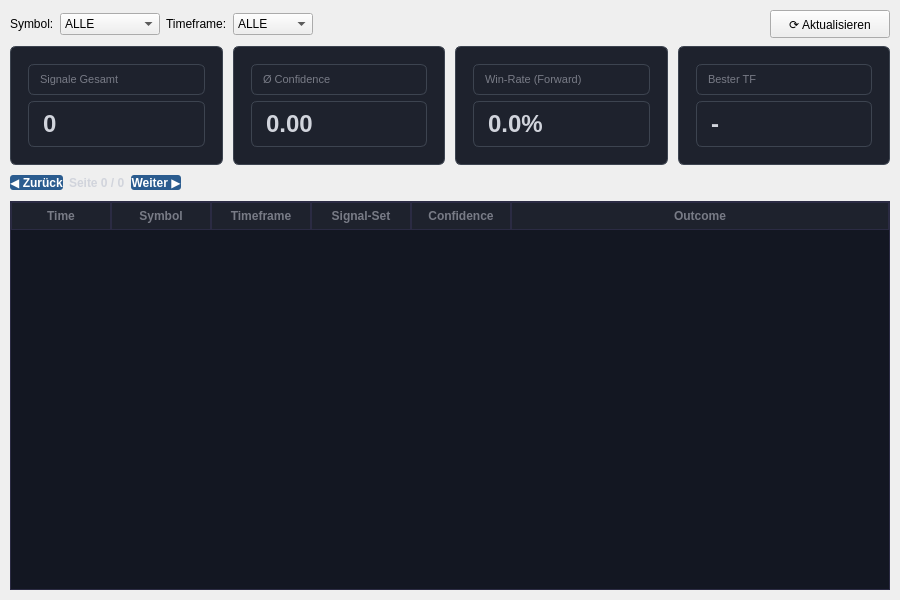
<?xml version="1.0" encoding="UTF-8"?>
<ui version="4.0">
 <class>StatisticsWindow</class>
 <widget class="QMainWindow" name="StatisticsWindow">
  <property name="geometry">
   <rect>
    <x>0</x>
    <y>0</y>
    <width>900</width>
    <height>600</height>
   </rect>
  </property>
  <property name="windowTitle">
   <string>PyTrader - Signal-Statistik</string>
  </property>
  <widget class="QWidget" name="centralwidget">
   <layout class="QVBoxLayout" name="verticalLayout_main">
    <property name="spacing">
     <number>8</number>
    </property>
    <property name="leftMargin">
     <number>10</number>
    </property>
    <property name="topMargin">
     <number>10</number>
    </property>
    <property name="rightMargin">
     <number>10</number>
    </property>
    <property name="bottomMargin">
     <number>10</number>
    </property>
    <item>
     <layout class="QHBoxLayout" name="horizontalLayout_filter">
      <property name="spacing">
       <number>6</number>
      </property>
      <item>
       <widget class="QLabel" name="label_symbol">
        <property name="text">
         <string>Symbol:</string>
        </property>
       </widget>
      </item>
      <item>
       <widget class="QComboBox" name="combo_symbol_filter">
        <property name="minimumSize">
         <size>
          <width>100</width>
          <height>0</height>
         </size>
        </property>
        <item>
         <property name="text">
          <string>ALLE</string>
         </property>
        </item>
        <item>
         <property name="text">
          <string>SILVER</string>
         </property>
        </item>
        <item>
         <property name="text">
          <string>GOLD</string>
         </property>
        </item>
        <item>
         <property name="text">
          <string>BTCUSD</string>
         </property>
        </item>
       </widget>
      </item>
      <item>
       <widget class="QLabel" name="label_timeframe">
        <property name="text">
         <string>Timeframe:</string>
        </property>
       </widget>
      </item>
      <item>
       <widget class="QComboBox" name="combo_tf_filter">
        <property name="minimumSize">
         <size>
          <width>80</width>
          <height>0</height>
         </size>
        </property>
        <item>
         <property name="text">
          <string>ALLE</string>
         </property>
        </item>
        <item>
         <property name="text">
          <string>M1</string>
         </property>
        </item>
        <item>
         <property name="text">
          <string>M5</string>
         </property>
        </item>
        <item>
         <property name="text">
          <string>M15</string>
         </property>
        </item>
        <item>
         <property name="text">
          <string>M30</string>
         </property>
        </item>
        <item>
         <property name="text">
          <string>H1</string>
         </property>
        </item>
        <item>
         <property name="text">
          <string>H4</string>
         </property>
        </item>
        <item>
         <property name="text">
          <string>D1</string>
         </property>
        </item>
        <item>
         <property name="text">
          <string>W1</string>
         </property>
        </item>
        <item>
         <property name="text">
          <string>MN1</string>
         </property>
        </item>
       </widget>
      </item>
      <item>
       <spacer name="horizontalSpacer_filter">
        <property name="orientation">
         <enum>Qt::Orientation::Horizontal</enum>
        </property>
        <property name="sizeHint" stdset="0">
         <size>
          <width>40</width>
          <height>20</height>
         </size>
        </property>
       </spacer>
      </item>
      <item>
       <widget class="QPushButton" name="btn_refresh_stats">
        <property name="minimumSize">
         <size>
          <width>120</width>
          <height>28</height>
         </size>
        </property>
        <property name="text">
         <string>⟳ Aktualisieren</string>
        </property>
       </widget>
      </item>
     </layout>
    </item>
    <item>
     <layout class="QHBoxLayout" name="horizontalLayout_cards">
      <property name="spacing">
       <number>10</number>
      </property>
      <item>
       <widget class="QFrame" name="card_total_signals">
        <property name="styleSheet">
         <string>QFrame { background-color: #1e222d; border: 1px solid #3d4450; border-radius: 6px; padding: 8px; }</string>
        </property>
        <property name="frameShape">
         <enum>QFrame::Shape::StyledPanel</enum>
        </property>
        <layout class="QVBoxLayout" name="verticalLayout_card1">
         <item>
          <widget class="QLabel" name="label_total_signals_title">
           <property name="styleSheet">
            <string>color: #787b86; font-size: 11px;</string>
           </property>
           <property name="text">
            <string>Signale Gesamt</string>
           </property>
          </widget>
         </item>
         <item>
          <widget class="QLabel" name="label_total_signals">
           <property name="styleSheet">
            <string>color: #d1d4dc; font-size: 24px; font-weight: bold;</string>
           </property>
           <property name="text">
            <string>0</string>
           </property>
          </widget>
         </item>
        </layout>
       </widget>
      </item>
      <item>
       <widget class="QFrame" name="card_avg_confidence">
        <property name="styleSheet">
         <string>QFrame { background-color: #1e222d; border: 1px solid #3d4450; border-radius: 6px; padding: 8px; }</string>
        </property>
        <property name="frameShape">
         <enum>QFrame::Shape::StyledPanel</enum>
        </property>
        <layout class="QVBoxLayout" name="verticalLayout_card2">
         <item>
          <widget class="QLabel" name="label_avg_confidence_title">
           <property name="styleSheet">
            <string>color: #787b86; font-size: 11px;</string>
           </property>
           <property name="text">
            <string>Ø Confidence</string>
           </property>
          </widget>
         </item>
         <item>
          <widget class="QLabel" name="label_avg_confidence">
           <property name="styleSheet">
            <string>color: #d1d4dc; font-size: 24px; font-weight: bold;</string>
           </property>
           <property name="text">
            <string>0.00</string>
           </property>
          </widget>
         </item>
        </layout>
       </widget>
      </item>
      <item>
       <widget class="QFrame" name="card_win_rate">
        <property name="styleSheet">
         <string>QFrame { background-color: #1e222d; border: 1px solid #3d4450; border-radius: 6px; padding: 8px; }</string>
        </property>
        <property name="frameShape">
         <enum>QFrame::Shape::StyledPanel</enum>
        </property>
        <layout class="QVBoxLayout" name="verticalLayout_card3">
         <item>
          <widget class="QLabel" name="label_win_rate_title">
           <property name="styleSheet">
            <string>color: #787b86; font-size: 11px;</string>
           </property>
           <property name="text">
            <string>Win-Rate (Forward)</string>
           </property>
          </widget>
         </item>
         <item>
          <widget class="QLabel" name="label_win_rate">
           <property name="styleSheet">
            <string>color: #d1d4dc; font-size: 24px; font-weight: bold;</string>
           </property>
           <property name="text">
            <string>0.0%</string>
           </property>
          </widget>
         </item>
        </layout>
       </widget>
      </item>
      <item>
       <widget class="QFrame" name="card_best_tf">
        <property name="styleSheet">
         <string>QFrame { background-color: #1e222d; border: 1px solid #3d4450; border-radius: 6px; padding: 8px; }</string>
        </property>
        <property name="frameShape">
         <enum>QFrame::Shape::StyledPanel</enum>
        </property>
        <layout class="QVBoxLayout" name="verticalLayout_card4">
         <item>
          <widget class="QLabel" name="label_best_tf_title">
           <property name="styleSheet">
            <string>color: #787b86; font-size: 11px;</string>
           </property>
           <property name="text">
            <string>Bester TF</string>
           </property>
          </widget>
         </item>
         <item>
          <widget class="QLabel" name="label_best_tf">
           <property name="styleSheet">
            <string>color: #d1d4dc; font-size: 24px; font-weight: bold;</string>
           </property>
           <property name="text">
            <string>-</string>
           </property>
          </widget>
         </item>
        </layout>
       </widget>
      </item>
     </layout>
    </item>
    <item>
     <widget class="QWidget" name="paging_bar" native="true">
      <property name="fixedHeight" stdset="0">
       <number>32</number>
      </property>
      <layout class="QHBoxLayout" name="horizontalLayout_paging">
       <property name="spacing">
        <number>6</number>
       </property>
       <property name="leftMargin">
        <number>0</number>
       </property>
       <property name="topMargin">
        <number>0</number>
       </property>
       <property name="rightMargin">
        <number>0</number>
       </property>
       <property name="bottomMargin">
        <number>0</number>
       </property>
       <item>
        <widget class="QPushButton" name="btn_prev_page">
         <property name="styleSheet">
          <string>QPushButton { background-color: #2b5c8f; color: white; font-weight: bold; border-radius: 3px; } QPushButton:disabled { background-color: #37474f; color: #787b86; }</string>
         </property>
         <property name="text">
          <string>◀ Zurück</string>
         </property>
         <property name="fixedSize" stdset="0">
          <size>
           <width>90</width>
           <height>24</height>
          </size>
         </property>
        </widget>
       </item>
       <item>
        <widget class="QLabel" name="label_page_info">
         <property name="styleSheet">
          <string>color: #d1d4dc; font-weight: bold; font-size: 12px;</string>
         </property>
         <property name="text">
          <string>Seite 0 / 0</string>
         </property>
        </widget>
       </item>
       <item>
        <widget class="QPushButton" name="btn_next_page">
         <property name="styleSheet">
          <string>QPushButton { background-color: #2b5c8f; color: white; font-weight: bold; border-radius: 3px; } QPushButton:disabled { background-color: #37474f; color: #787b86; }</string>
         </property>
         <property name="text">
          <string>Weiter ▶</string>
         </property>
         <property name="fixedSize" stdset="0">
          <size>
           <width>90</width>
           <height>24</height>
          </size>
         </property>
        </widget>
       </item>
       <item>
        <spacer name="horizontalSpacer_paging_right">
         <property name="orientation">
          <enum>Qt::Orientation::Horizontal</enum>
         </property>
         <property name="sizeHint" stdset="0">
          <size>
           <width>40</width>
           <height>20</height>
          </size>
         </property>
        </spacer>
       </item>
      </layout>
     </widget>
    </item>
    <item>
     <widget class="QTableWidget" name="table_signals">
      <property name="styleSheet">
       <string>QTableWidget { background-color: #131722; color: #d1d4dc; gridline-color: #2B2B43; border: 1px solid #2B2B43; }
QHeaderView::section { background-color: #1e222d; color: #787b86; border: 1px solid #2B2B43; padding: 4px; font-weight: bold; }
QTableWidget::item { padding: 4px; }
QTableWidget::item:selected { background-color: #2b5c8f; }</string>
      </property>
      <property name="editTriggers">
       <set>QAbstractItemView::EditTrigger::NoEditTriggers</set>
      </property>
      <property name="selectionBehavior">
       <enum>QAbstractItemView::SelectionBehavior::SelectRows</enum>
      </property>
      <attribute name="horizontalHeaderStretchLastSection">
       <bool>true</bool>
      </attribute>
      <attribute name="verticalHeaderVisible">
       <bool>true</bool>
      </attribute>
      <column>
       <property name="text">
        <string>Time</string>
       </property>
      </column>
      <column>
       <property name="text">
        <string>Symbol</string>
       </property>
      </column>
      <column>
       <property name="text">
        <string>Timeframe</string>
       </property>
      </column>
      <column>
       <property name="text">
        <string>Signal-Set</string>
       </property>
      </column>
      <column>
       <property name="text">
        <string>Confidence</string>
       </property>
      </column>
      <column>
       <property name="text">
        <string>Outcome</string>
       </property>
      </column>
     </widget>
    </item>
   </layout>
  </widget>
 </widget>
 <resources/>
 <connections/>
</ui>
